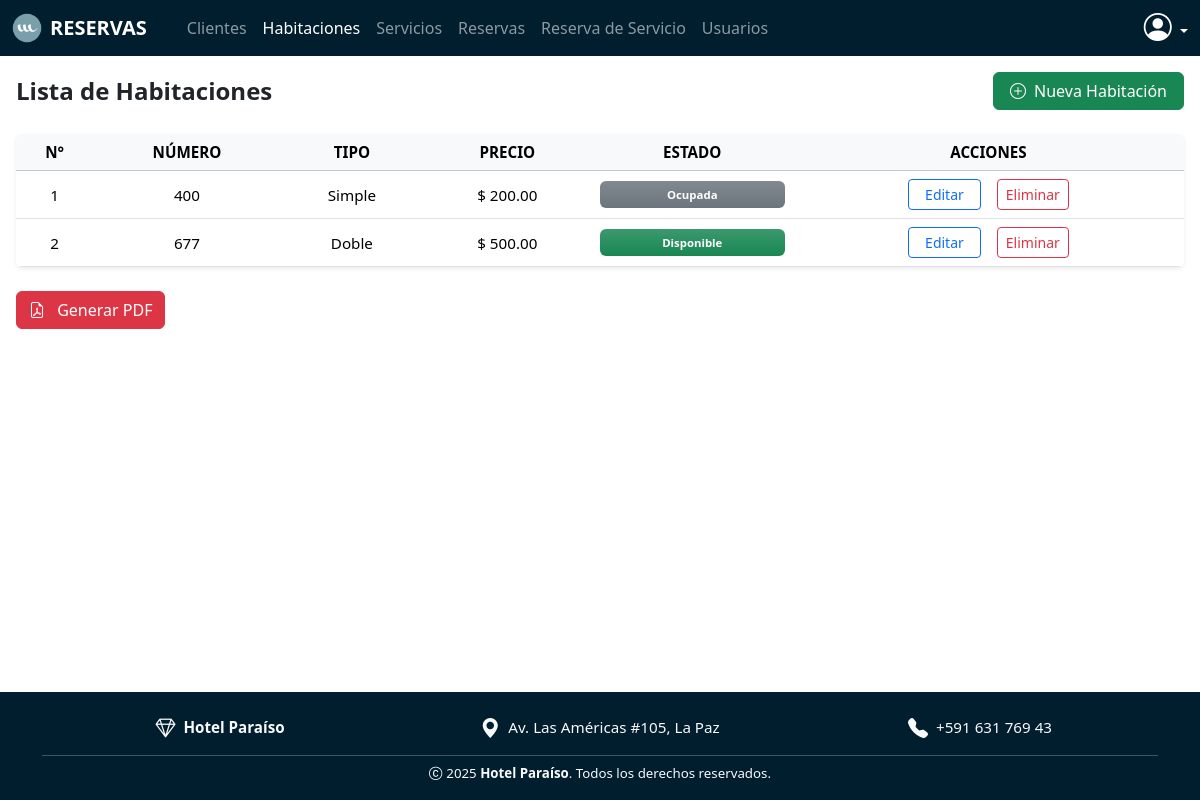
Before: /habitaciones/ (signed in) with the older database file.
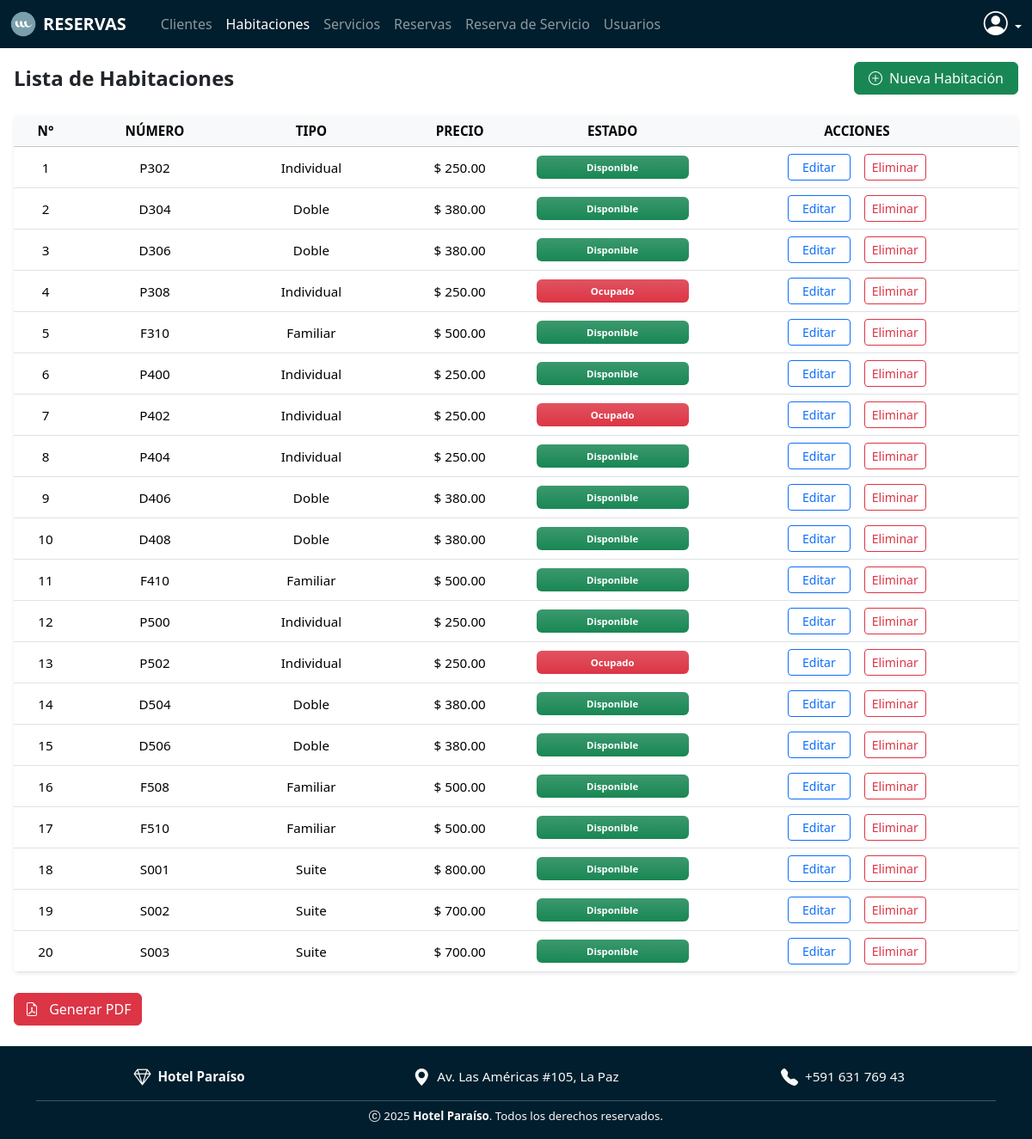
After: the same page with the newer database file.
### models/habitacion_model.py (models this page shows, shortened)
class Habitacion(db.Model):
    __tablename__ = 'habitaciones'
    id = db.Column(db.Integer, primary_key=True)
    numero = db.Column(db.String(10), nullable=False, unique=True)
    tipo = db.Column(db.String(50), nullable=False)  # Ej: "Simple", "Doble", "Suite"
    precio = db.Column(db.Float(11,2), nullable=False)
    estado = db.Column(db.String(20), nullable=False, default='Disponible')  # Ej: Disponible, Ocupada, Mantenimiento
    reservas = db.relationship('Reserva', back_populates='habitacion')
    @staticmethod
    def get_all():
        return Habitacion.query.all()

### controllers/habitacion_controller.py (the view)
@habitacion_bp.route('/')
@login_required
def index():
    habitaciones = Habitacion.get_all()
    return habitacion_view.list(habitaciones)

### run.py (called while the page is built)
@login_manager.user_loader
def load_user(user_id):
    tipo = session.get('tipo_usuario')  # puede ser 'cliente' o 'usuario'
    if tipo == 'cliente':
        return Cliente.query.get(int(user_id))
    elif tipo == 'usuario':
        return Usuario.query.get(int(user_id))
    return None

@app.context_processor
def inject_user_or_client():
    from flask_login import current_user
    if current_user.is_authenticated:
        if hasattr(current_user, 'rol'):
            return dict(usuario=current_user, cliente=None)
        else:
            return dict(usuario=None, cliente=current_user)
    return dict(usuario=None, cliente=None)

@app.context_processor
def inject_active_path():
    def is_active(path):
        return 'active' if request.path == path else ''
    return dict(is_active=is_active)

### views/habitacion_view.py (called while the page is built)
def list(habitaciones):
    return render_template('habitaciones/index.html', habitaciones=habitaciones,usuario=current_user)

### templates/habitaciones/index.html (shortened to what this page needs)
{% extends 'sistema.html' %}
{% block content %}
<div class="d-flex flex-column flex-md-row justify-content-between align-items-center mb-4 mt-4 text-center text-md-start">
    <h4 class="fw-bold text-dark mb-3 mb-md-0 fs-4 fs-md-3">Lista de Habitaciones</h4>
    <a href="{{ url_for('habitacion.create') }}" class="btn btn-success px-3 py-1.5" data-bs-toggle="modal"
        data-bs-target="#registroHabitacionModal">
        <i class="bi bi-plus-circle me-1"></i> Nueva Habitación
    </a>
</div>
<div class="table-responsive rounded shadow-sm mb-4">
    <table class="table table-hover align-middle text-center mb-0" style="font-size: 0.95rem;">
        <thead class="table-light text-dark fw-semibold text-uppercase">
            <tr>
                <th>N°</th>
                <th>Número</th>
                <th>Tipo</th>
                <th>Precio</th>
                <th>Estado</th>
                {% if usuario and usuario.rol == 'administrador' %}
                <th>Acciones</th>
                {% endif %}
            </tr>
        </thead>
        <tbody>
            {% for item in habitaciones %}
            <tr class="text-nowrap">
                <td>{{ item.id }}</td>
                <td>{{ item.numero }}</td>
                <td>{{ item.tipo }}</td>
                <td>$ {{ item.precio | round(2) }}</td>
                <td>
                    <span class="badge d-inline-block  w-100  py-2  rounded text-white fw-semibold
                        {% if item.estado == 'Disponible' %}bg-success bg-gradient
                        {% elif item.estado == 'Ocupado' %}bg-danger bg-gradient
                        {% else %}bg-secondary bg-gradient
                        {% endif %}">
                        {{ item.estado }}
                    </span>
                </td>
                {% if usuario and usuario.rol == 'administrador' %}
                <td>
                    <div class="d-flex flex-row justify-content-center gap-3">
                        <button class="btn btn-outline-primary btn-sm px-3" data-bs-toggle="modal"
                            data-bs-target="#editarHabitacionModal{{ item.id }}">
                            Editar
                        </button>
                        <a href="{{ url_for('habitacion.delete', id=item.id) }}"
                            class="btn btn-outline-danger btn-sm"
                            onclick="return confirm('¿Estás seguro de eliminar esta habitación?');">
                            Eliminar
                        </a>
                    </div>
                </td>
                {% endif %}
            </tr>
            {% endfor %}
        </tbody>
    </table>
</div>
{% if usuario and usuario.rol == 'administrador' %}
<a href="{{ url_for('habitacion.reporte_pdf') }}" class="btn btn-danger mb-4" target="_blank">
    <i class="bi bi-file-earmark-pdf me-2"></i> Generar PDF
</a>
{% endif %}
{% endblock %}

Changed rows visible on the page:
changed Habitacion id 1: numero "400" → "P302"; tipo "Simple" → "Individual"; precio "200.00" → "250.00"; estado "Ocupada" → "Disponible"
changed Habitacion id 2: numero "677" → "D304"; precio "500.00" → "380.00"
added Habitacion: id "3", numero "D306", tipo "Doble", precio "380.00", estado "Disponible"
added Habitacion: id "4", numero "P308", tipo "Individual", precio "250.00", estado "Ocupado"
added Habitacion: id "5", numero "F310", tipo "Familiar", precio "500.00", estado "Disponible"
added Habitacion: id "6", numero "P400", tipo "Individual", precio "250.00", estado "Disponible"
added Habitacion: id "7", numero "P402", tipo "Individual", precio "250.00", estado "Ocupado"
added Habitacion: id "8", numero "P404", tipo "Individual", precio "250.00", estado "Disponible"
added Habitacion: id "9", numero "D406", tipo "Doble", precio "380.00", estado "Disponible"
added Habitacion: id "10", numero "D408", tipo "Doble", precio "380.00", estado "Disponible"
added Habitacion: id "11", numero "F410", tipo "Familiar", precio "500.00", estado "Disponible"
added Habitacion: id "12", numero "P500", tipo "Individual", precio "250.00", estado "Disponible"
added Habitacion: id "13", numero "P502", tipo "Individual", precio "250.00", estado "Ocupado"
added Habitacion: id "14", numero "D504", tipo "Doble", precio "380.00", estado "Disponible"
added Habitacion: id "15", numero "D506", tipo "Doble", precio "380.00", estado "Disponible"
added Habitacion: id "16", numero "F508", tipo "Familiar", precio "500.00", estado "Disponible"
added Habitacion: id "17", numero "F510", tipo "Familiar", precio "500.00", estado "Disponible"
added Habitacion: id "18", numero "S001", tipo "Suite", precio "800.00", estado "Disponible"
added Habitacion: id "19", numero "S002", tipo "Suite", precio "700.00", estado "Disponible"
added Habitacion: id "20", numero "S003", tipo "Suite", precio "700.00", estado "Disponible"
